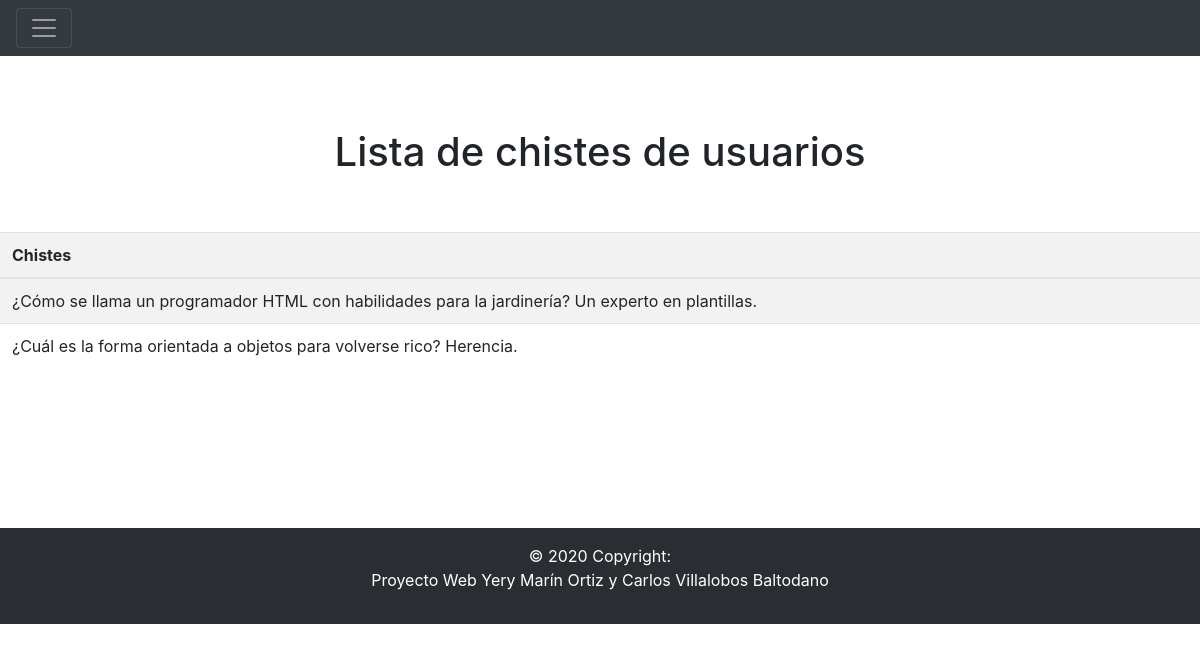
The page /view/listachisteview.php on the database its author committed.
### tables this page shows
CREATE TABLE `tbchiste` (
  `tbchisteid` int(11) NOT NULL,
  `tbchistetexto` varchar(500) NOT NULL
);

### data/chistedata.php (called while the page is built, shortened)
<?php
class ChisteData extends Database{
	public function obtenerChistes() {
		$pdo = Database::conectar();
		$stm = $pdo->prepare("CALL obtenerChistes()");
		$stm->execute();
		return $stm->fetchAll(PDO::FETCH_ASSOC);
	}
}
?>

### business/agregarchistebusiness.php (called while the page is built, shortened)
<?php
include '../data/chistedata.php';
class AgregarchisteBusiness{
	private $chisteData;
	public function AgregarchisteBusiness(){
		$this->chisteData = new chisteData();
	}
	public function obtenerChistes(){
        return $this->chisteData->obtenerChistes();
    }
}
?>

### view/listachisteview.php (the view, shortened to what this page needs)
<?php
include '../business/agregarchistebusiness.php';
$agregarchistebusiness = new AgregarchisteBusiness();
$chistes = $agregarchistebusiness->obtenerChistes();
?>
<link href="//maxcdn.bootstrapcdn.com/bootstrap/4.1.1/css/bootstrap.min.css" rel="stylesheet" id="bootstrap-css">
<!DOCTYPE html>
<html lang="en">
<head>
	<link rel="stylesheet" href="https://use.fontawesome.com/releases/v5.3.1/css/all.css">
</head>
<body>
<?php
include 'header.php'
?>
<div class="container text-center">
    <h1>Lista de chistes de usuarios</h1>
</div>
<br><br>
<table id="tbusuario" class="table table-striped">
			<tr>
            <th>Chistes</th>
			</tr>
		<tbody>
			<?php
		foreach($chistes as $row){
		    echo "<tr>";
		    echo '<td>'.$row['tbchistetexto'].'</td>';
            echo '</tr>';
			}
?>
</tbody>
</table>
<br><br><br>
<?php
    include 'footer.php';
?>
</body>
</html>

### rows shown on the page
tbchiste: tbchistetexto "¿Cómo se llama un programador HTML con habilidades para la jardinería? Un experto en plantillas."
tbchiste: tbchistetexto "¿Cuál es la forma orientada a objetos para volverse rico? Herencia."
